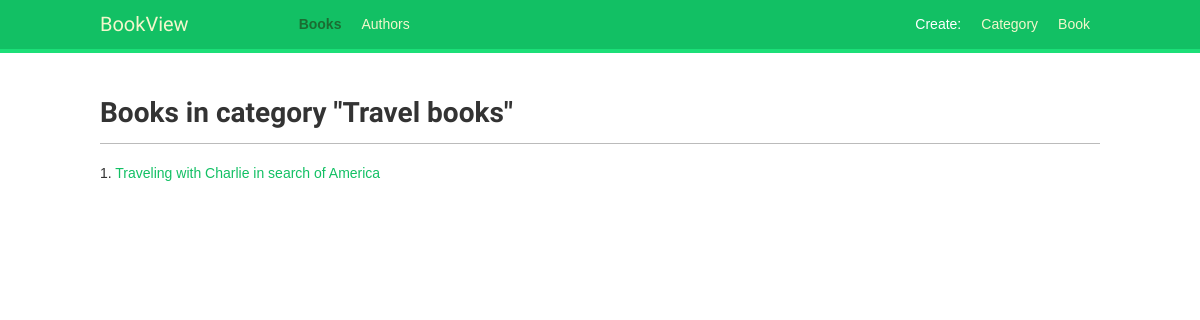
/books/category/travel-books/, run on an earlier commit of the app's database.
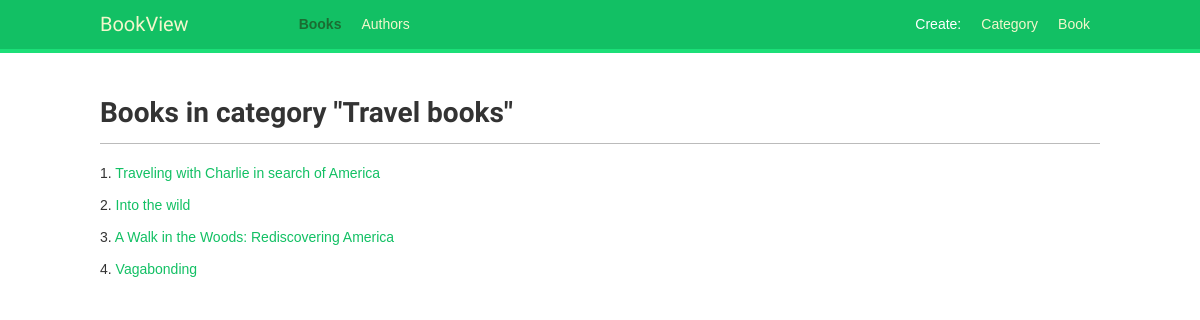
And on a later commit of the database.
### books/models.py (models this page shows, shortened)
class Book(models.Model):
    title = models.CharField(max_length=48)
    slug = models.SlugField(max_length=250,
                            blank=True)
    description = models.TextField(max_length=500)
    year = models.IntegerField()
    image = models.ImageField(blank=True,
                              null=True,
                              upload_to='image/')
    preview_image = models.ImageField(blank=True,
                                      null=True,
                                      upload_to='preview/')
    author = models.ManyToManyField(Author)
    category = models.ForeignKey(Category)
    def __str__(self):
        return self.title
    def get_absolute_url(self):
        return reverse('books:book_detail',
                       args=[self.slug])

### books/views.py (the view)
# urls.py: url(r'^category/(?P<category>[-\w]+)/$', views.CategoryDetailView.as_view(), name='category_detail'),
class CategoryDetailView(DetailView):
    template_name = 'detail_category.html'
    model = Category
    context_object_name = 'category'
    slug_url_kwarg = 'category'
    def get_context_data(self, **kwargs):
        context = super(CategoryDetailView, self).get_context_data(**kwargs)
        books = Book.objects.filter(category=context['category'])
        context['books'] = books
        context['section'] = 'books'
        return context

### books/templates/detail_category.html (shortened to what this page needs)
{% extends "base.html" %}
{% block content %}
    <div class="detail-name">
        <h1>Books in category "{{ category.name }}"</h1>
    </div>
    <div class="detail-book">
        {% for book in books %}
            <p>{{ forloop.counter }}. <a href="{{ book.get_absolute_url }}">{{ book }}</a></p>
        {% endfor %}
    </div>
{% endblock %}

What changed in the data, as far as the page shows it:
added Book: title "Into the wild"
added Book: title "A Walk in the Woods: Rediscovering America"
added Book: title "Vagabonding"
